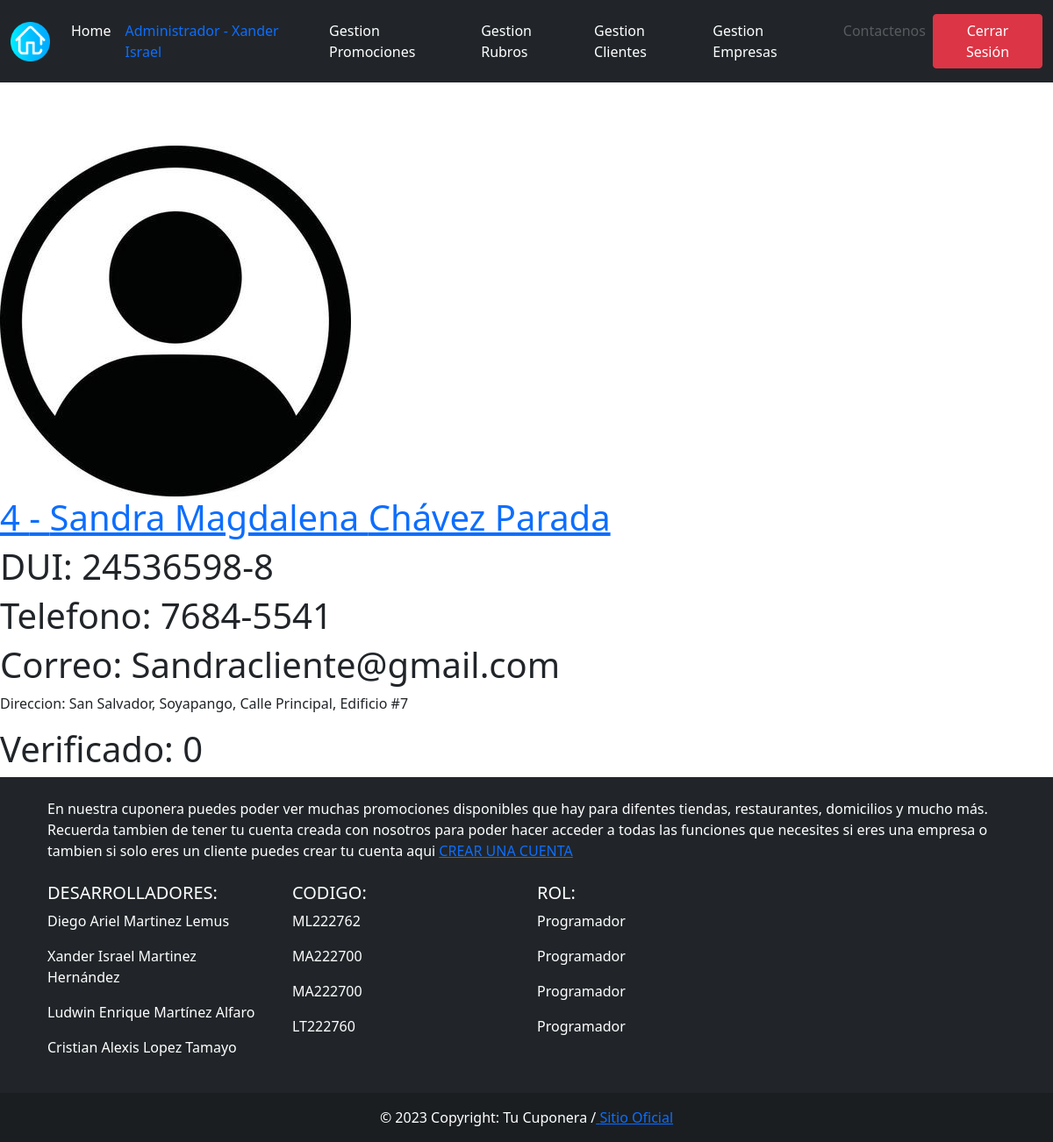
The app's page /vista/cliente.php?id=4 (signed in) with its own data.
### tables this page shows
CREATE TABLE `usuario` (
  `CodUsuario` int(11) NOT NULL,
  `DUI` char(10) DEFAULT NULL,
  `Foto` varchar(100) DEFAULT NULL,
  `Nombre` varchar(25) NOT NULL,
  `Apellido` varchar(30) NOT NULL,
  `Direccion` varchar(150) DEFAULT NULL,
  `Telefono` char(9) NOT NULL,
  `Correo` varchar(35) NOT NULL,
  `Contrasena` varchar(256) NOT NULL,
  `CodRol` int(11) DEFAULT NULL,
  `CodEmpresa` char(6) DEFAULT NULL,
  `codigo_verificacion` varchar(255) DEFAULT NULL,
  `Verificado` int(11) NOT NULL DEFAULT 0
);

### modelo/Cliente/daoCliente.php (called while the page is built, shortened)
<?php
    class daoCliente{
        public function mostrarCliente($id){
            $sql = "SELECT * FROM usuario WHERE CodRol=2 AND CodUsuario=:id";
            $cn = new Conexion();
            $dbh = $cn->getConexion();
            $stmt = $dbh->prepare($sql);
            $stmt->bindParam(':id',$id);
            $stmt->execute();
            $cliente = $stmt->fetch();
            return $cliente;
        }
    }
?>

### vista/cliente.php (the view, shortened to what this page needs)
<!DOCTYPE html>
<html lang="en">
<head>
</head>
<body>
    <?php
        require 'menu.php';
    ?>
    <section>
    <?php
        $id = isset($_GET['id'])?$_GET['id']:"1";
        require '../modelo/Cliente/daoCliente.php';
        $daoCliente = new daoCliente();
        if(isset($_SESSION['CodRol']) && $_SESSION['CodRol'] == 1){
            $cliente = $daoCliente->mostrarCliente($id);
            if($cliente!=false){
        ?>
            <article>
                    <div>
                        <img src="img/<?=$cliente['Foto']?>" alt="">
                    </div>
                    <div>
                        <a href="../vista/cliente.php?id=<?=$cliente['CodUsuario']?>"><h1><?=$cliente['CodUsuario'] . " - " . $cliente['Nombre'] . " " . $cliente['Apellido']?></h1></a>
                        <h1>DUI: <?=$cliente['DUI']?></h1>
                        <h1>Telefono: <?=$cliente['Telefono']?></h1>
                        <h1>Correo: <?=$cliente['Correo']?></h1>
                        <p>Direccion: <?=$cliente['Direccion']?></p>
                        <h1>Verificado: <?=$cliente['Verificado']?></h1>
                    </div>
                </article>
                <?php
            }else{
                echo "<article>";
                echo "<h1>Debe elejir un Cliente registrado</h1>";
                echo "</article>";
                echo "</section>";
            }
        }else{
            echo "<article>";
            echo "<h1>Debes ser ADMINISTRADOR para ver este página: <a href=\"login.php\">Inicia Sesión</a></h1>";
            echo "</article>";
            echo "</section>";
        }
        require 'footer.php';
    ?>
</body>
</html>

### records on screen
usuario: Foto (picture), CodUsuario "4", Nombre "Sandra Magdalena", Apellido "Chávez Parada", DUI "24536598-8", Telefono "7684-5541", Correo "Sandracliente@gmail.com", Direccion "San Salvador, Soyapango, Calle Principal, Edificio #7", Verificado "0"

### other values on screen
$log "Administrador - Xander Israel"
